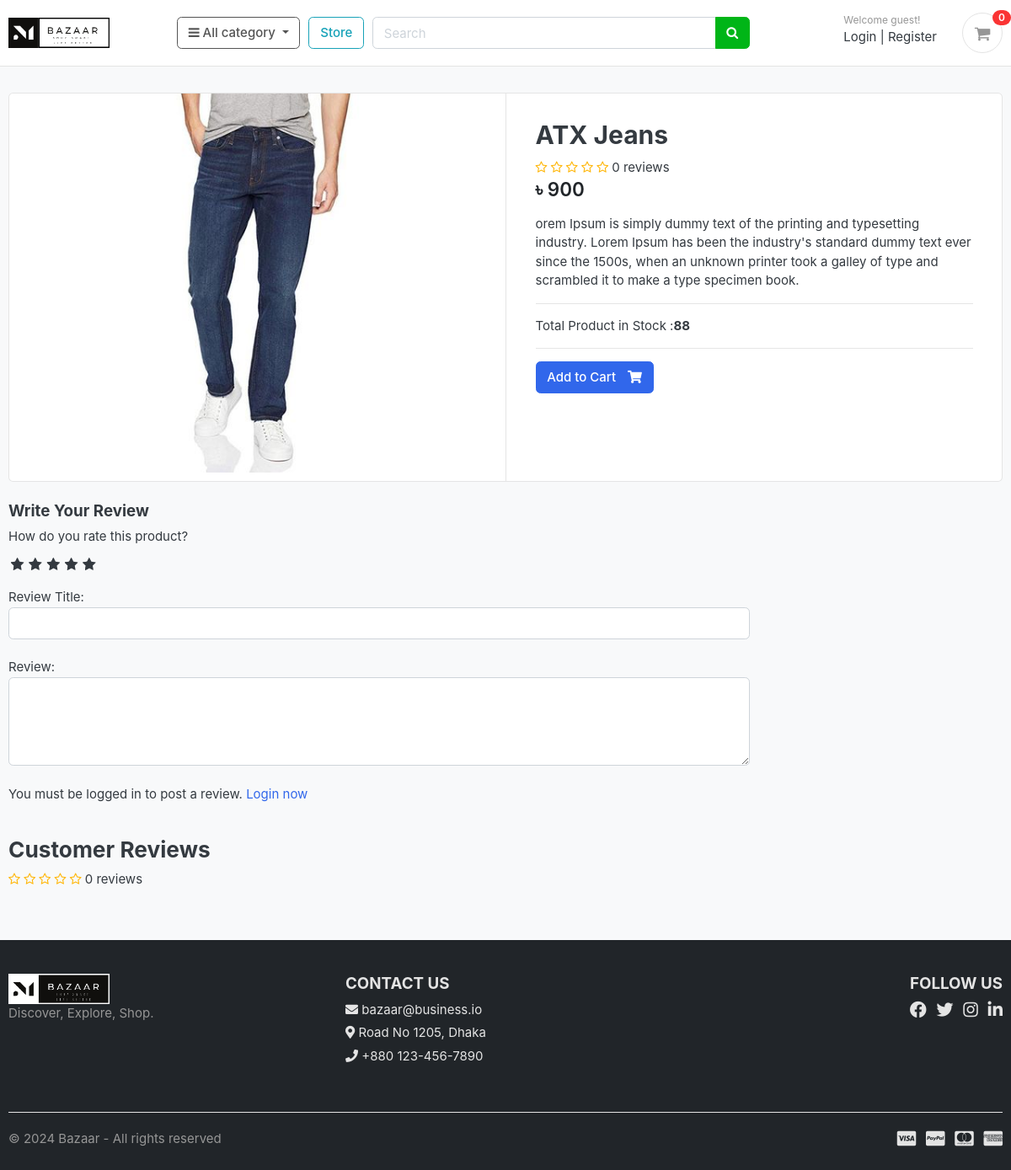
/store/category/jeans/atx-jeans/, run on an earlier commit of the app's database.
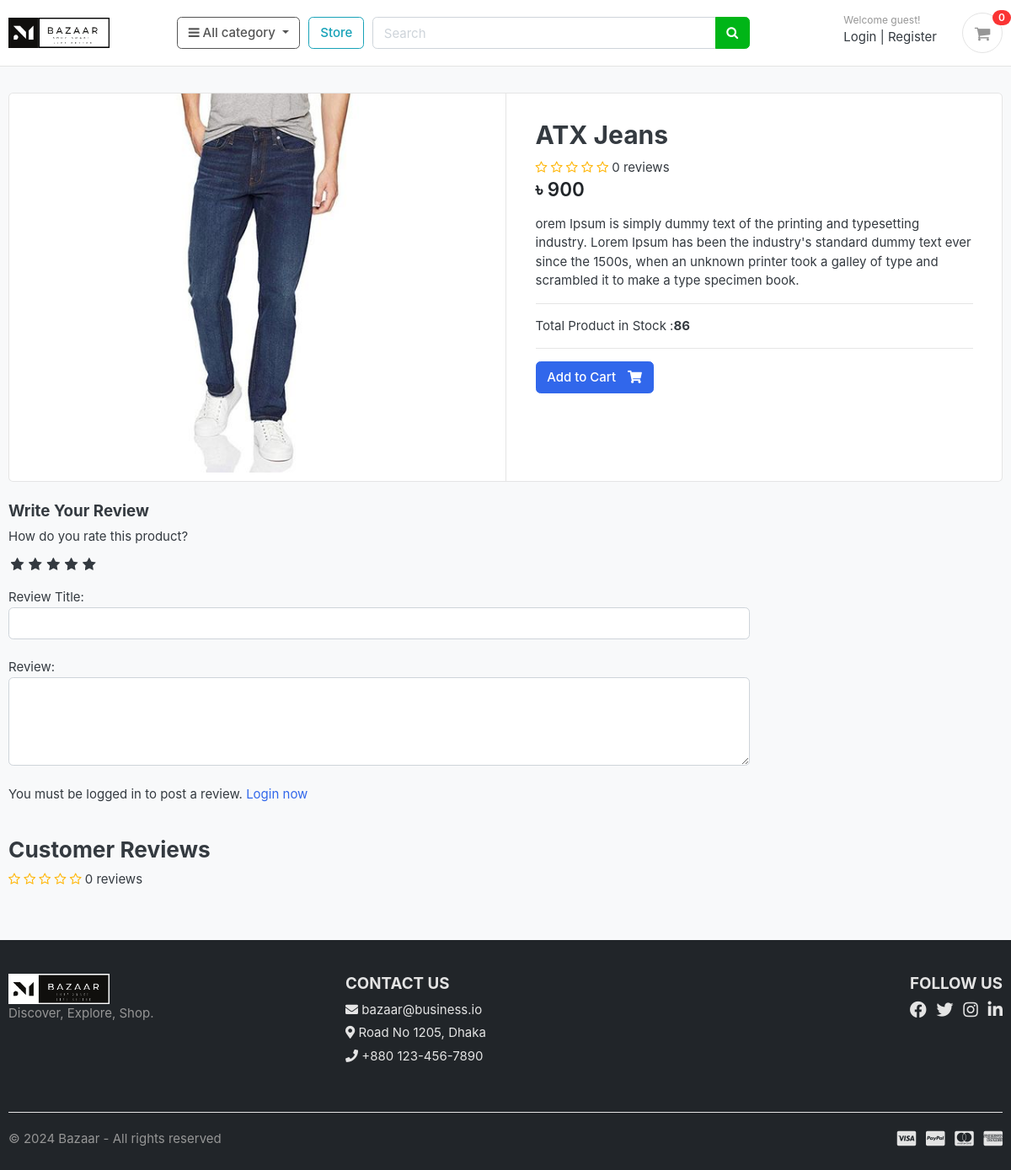
And on a later commit of the database.
### store/models.py (models this page shows, shortened)
class Product(models.Model):
    product_name    = models.CharField(max_length=200, unique=True)
    slug            = models.SlugField(max_length=200, unique=True)
    description     = models.TextField(max_length=500, blank=True)
    price           = models.IntegerField()
    images          = models.ImageField(upload_to='photos/products')
    stock           = models.IntegerField()
    is_available    = models.BooleanField(default=True)
    category        = models.ForeignKey(Category, on_delete=models.CASCADE)
    created_date    = models.DateTimeField(auto_now_add=True)
    modified_date   = models.DateTimeField(auto_now=True)
    def averageReview(self):
        reviews = ReviewRating.objects.filter(product=self, status=True).aggregate(average=Avg('rating'))
        avg = 0
        if reviews['average'] is not None:
            avg = float(reviews['average'])
        return avg
    def countReview(self):
        reviews = ReviewRating.objects.filter(product=self, status=True).aggregate(count=Count('id'))
        count = 0
        if reviews['count'] is not None:
            count = int(reviews['count'])
        return count

### store/views.py (the view)
# urls.py: path('category/<slug:category_slug>/<slug:product_slug>/', views.product_detail, name='product_detail'),
def product_detail(request, category_slug, product_slug):
    try:
        single_product = Product.objects.get(category__slug=category_slug, slug=product_slug)
        in_cart = CartItem.objects.filter(cart__cart_id=_cart_id(request), product=single_product).exists()
    except Exception as e:
        raise e
    if request.user.is_authenticated:
        try:
            orderproduct = OrderProduct.objects.filter(user=request.user, product_id=single_product.id).exists()
        except OrderProduct.DoesNotExist:
            orderproduct = None
    else:
        orderproduct = None
    reviews = ReviewRating.objects.filter(product_id=single_product.id, status=True)
    context = {
        'single_product': single_product,
        'in_cart'       : in_cart,
        'orderproduct': orderproduct,
        'reviews': reviews,
    }
    return render(request, 'store/product_details.html', context)

### cart/context_processors.py (called while the page is built)
def counter(request):
    cart_count = 0
    if 'admin' in request.path:
        return {}
    else:
        try:
            cart = Cart.objects.filter(cart_id=_cart_id(request))
            if request.user.is_authenticated:
                cart_items = CartItem.objects.all().filter(user=request.user)
            else:
                cart_items = CartItem.objects.all().filter(cart=cart[:1])
            for cart_item in cart_items:
                cart_count += cart_item.quantity
        except Cart.DoesNotExist:
            cart_count = 0
    return dict(cart_count=cart_count)

### cart/views.py (called while the page is built)
def _cart_id(request):
    cart = request.session.session_key
    if not cart:
        cart = request.session.create()
    return cart

### category/context_processors.py (called while the page is built)
def menu_links(request):
    links = Category.objects.all()
    return dict(links=links)

### category/models.py (called while the page is built)
    def get_url(self):
        return reverse('products_by_category', args=[self.slug])

### store/templates/store/product_details.html (shortened to what the changed rows need)
{% extends 'base.html' %} {% load static %} {% block content %}
<section class="section-content padding-y bg">
  <div class="container">
    <div class="card">
      <div class="row no-gutters">
        <aside class="col-md-6">
          <article class="gallery-wrap">
            <div class="img-big-wrap">
              <a href="#"><img src="{{ single_product.images.url }}" /></a>
            </div>
          </article>
        </aside>
        <main class="col-md-6 border-left">
          <form action="{% url 'add_cart' single_product.id %}" method="POST">
            <article class="content-body">
              <h2 class="title">{{ single_product.product_name }}</h2>
              <div class="rating-star">
                <span>
                  <i class="fa fa-star{% if single_product.averageReview < 0.5 %}-o{% elif single_product.averageReview >= 0.5 and single_product.averageReview < 1 %}-half-o {% endif %}"
                    aria-hidden="true"></i>
                  <i class="fa fa-star{% if single_product.averageReview < 1.5 %}-o{% elif single_product.averageReview >= 1.5 and single_product.averageReview < 2 %}-half-o {% endif %}"
                    aria-hidden="true"></i>
                  <i class="fa fa-star{% if single_product.averageReview < 2.5 %}-o{% elif single_product.averageReview >= 2.5 and single_product.averageReview < 3 %}-half-o {% endif %}"
                    aria-hidden="true"></i>
                  <i class="fa fa-star{% if single_product.averageReview < 3.5 %}-o{% elif single_product.averageReview >= 3.5 and single_product.averageReview < 4 %}-half-o {% endif %}"
                    aria-hidden="true"></i>
                  <i class="fa fa-star{% if single_product.averageReview < 4.5 %}-o{% elif single_product.averageReview >= 4.5 and single_product.averageReview < 5 %}-half-o {% endif %}"
                    aria-hidden="true"></i>
                  <span>{{single_product.countReview}} reviews</span>
                </span>
              </div>
              <div class="mb-3">
                <var class="price h4">৳ {{single_product.price}}</var>
              </div>
              <p>{{ single_product.description }}</p>
              <hr />
              <p>Total Product in Stock :<b>{{ single_product.stock }}</b></p>
              <hr />
              {% if single_product.stock <= 0 %} <h5 class="text-danger">Out of Stock</h5>
                {% elif in_cart %}
                <p>Item Already added to cart</p>
                <a class="btn btn-warning" href="{% url 'cart'%}">
                  <span class="text">View Cart</span>
                  <i class="fas fa-shopping-cart"></i>
                </a>
                {% else %}
                <button type="submit" class="btn btn-primary">
                  <span class="text">Add to Cart</span>
                  <i class="fas fa-shopping-cart"></i>
                </button>
                {% endif %}
            </article>
          </form>
        </main>
      </div>
    </div>
    <br />
    <div class="row">
      <div class="col-md-9">
        <br />
        <header class="section-heading">
          <div class="rating-star">
            <span>
              <i class="fa fa-star{% if single_product.averageReview < 0.5 %}-o{% elif single_product.averageReview >= 0.5 and single_product.averageReview < 1 %}-half-o {% endif %}"
                aria-hidden="true"></i>
              <i class="fa fa-star{% if single_product.averageReview < 1.5 %}-o{% elif single_product.averageReview >= 1.5 and single_product.averageReview < 2 %}-half-o {% endif %}"
                aria-hidden="true"></i>
              <i class="fa fa-star{% if single_product.averageReview < 2.5 %}-o{% elif single_product.averageReview >= 2.5 and single_product.averageReview < 3 %}-half-o {% endif %}"
                aria-hidden="true"></i>
              <i class="fa fa-star{% if single_product.averageReview < 3.5 %}-o{% elif single_product.averageReview >= 3.5 and single_product.averageReview < 4 %}-half-o {% endif %}"
                aria-hidden="true"></i>
              <i class="fa fa-star{% if single_product.averageReview < 4.5 %}-o{% elif single_product.averageReview >= 4.5 and single_product.averageReview < 5 %}-half-o {% endif %}"
                aria-hidden="true"></i>
              <span>{{single_product.countReview}} reviews</span>
            </span>
          </div>
        </header>
      </div>
    </div>
  </div>
</section>
{% endblock %}

What changed in the data, as far as the page shows it:
changed Product "ATX Jeans": stock "88" → "86"
